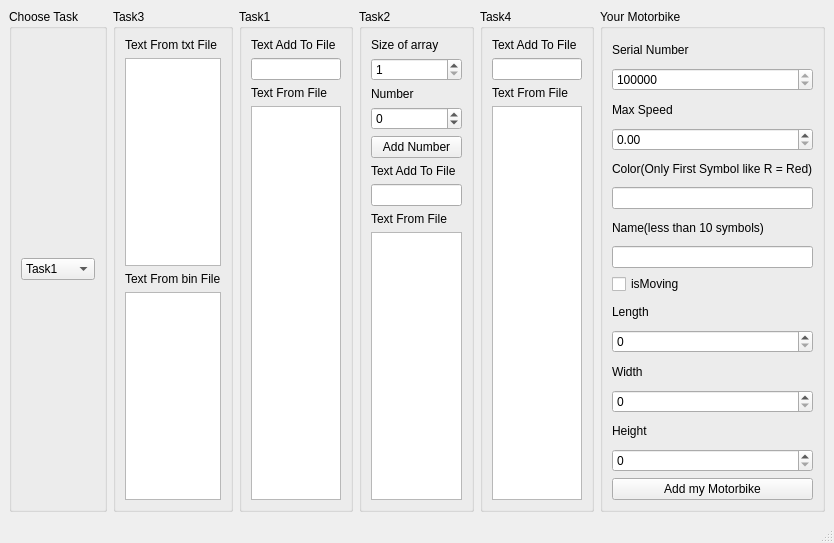
<?xml version="1.0" encoding="UTF-8"?>
<ui version="4.0">
 <class>MainWindow</class>
 <widget class="QMainWindow" name="MainWindow">
  <property name="geometry">
   <rect>
    <x>0</x>
    <y>0</y>
    <width>834</width>
    <height>543</height>
   </rect>
  </property>
  <property name="maximumSize">
   <size>
    <width>834</width>
    <height>543</height>
   </size>
  </property>
  <property name="windowTitle">
   <string>MainWindow</string>
  </property>
  <widget class="QWidget" name="centralwidget">
   <layout class="QHBoxLayout" name="horizontalLayout">
    <item>
     <widget class="QGroupBox" name="groupBox">
      <property name="title">
       <string>Choose Task</string>
      </property>
      <layout class="QVBoxLayout" name="verticalLayout_6">
       <item>
        <widget class="QComboBox" name="comboBox">
         <item>
          <property name="text">
           <string>Task1</string>
          </property>
         </item>
         <item>
          <property name="text">
           <string>Task2</string>
          </property>
         </item>
         <item>
          <property name="text">
           <string>Task3</string>
          </property>
         </item>
         <item>
          <property name="text">
           <string>Task4</string>
          </property>
         </item>
        </widget>
       </item>
      </layout>
     </widget>
    </item>
    <item>
     <widget class="QGroupBox" name="groupBoxTask3">
      <property name="title">
       <string>Task3</string>
      </property>
      <layout class="QVBoxLayout" name="verticalLayout_3">
       <item>
        <widget class="QLabel" name="label_7">
         <property name="text">
          <string>Text From txt File</string>
         </property>
        </widget>
       </item>
       <item>
        <widget class="QTextEdit" name="textEditTask3txt"/>
       </item>
       <item>
        <widget class="QLabel" name="label_8">
         <property name="text">
          <string>Text From bin File</string>
         </property>
        </widget>
       </item>
       <item>
        <widget class="QTextEdit" name="textEditTask3bin"/>
       </item>
      </layout>
     </widget>
    </item>
    <item>
     <widget class="QGroupBox" name="groupBoxTask1">
      <property name="title">
       <string>Task1</string>
      </property>
      <layout class="QVBoxLayout" name="verticalLayout_2">
       <item>
        <widget class="QLabel" name="label_2">
         <property name="text">
          <string>Text Add To File</string>
         </property>
        </widget>
       </item>
       <item>
        <widget class="QLineEdit" name="lineEditTask1"/>
       </item>
       <item>
        <widget class="QLabel" name="label">
         <property name="text">
          <string>Text From File</string>
         </property>
        </widget>
       </item>
       <item>
        <widget class="QTextEdit" name="textEditTask1"/>
       </item>
      </layout>
     </widget>
    </item>
    <item>
     <widget class="QGroupBox" name="groupBoxTask2">
      <property name="title">
       <string>Task2</string>
      </property>
      <layout class="QVBoxLayout" name="verticalLayout">
       <item>
        <widget class="QLabel" name="label_6">
         <property name="text">
          <string>Size of array</string>
         </property>
        </widget>
       </item>
       <item>
        <widget class="QSpinBox" name="spinBoxSize">
         <property name="minimum">
          <number>1</number>
         </property>
         <property name="maximum">
          <number>10</number>
         </property>
        </widget>
       </item>
       <item>
        <widget class="QLabel" name="label_5">
         <property name="text">
          <string>Number</string>
         </property>
        </widget>
       </item>
       <item>
        <widget class="QSpinBox" name="spinBoxNumber">
         <property name="minimum">
          <number>-99</number>
         </property>
        </widget>
       </item>
       <item>
        <widget class="QPushButton" name="pushButtonAddNember">
         <property name="text">
          <string>Add Number</string>
         </property>
        </widget>
       </item>
       <item>
        <widget class="QLabel" name="label_4">
         <property name="text">
          <string>Text Add To File</string>
         </property>
        </widget>
       </item>
       <item>
        <widget class="QLineEdit" name="lineEditTask2"/>
       </item>
       <item>
        <widget class="QLabel" name="label_3">
         <property name="text">
          <string>Text From File</string>
         </property>
        </widget>
       </item>
       <item>
        <widget class="QTextEdit" name="textEditTask2"/>
       </item>
      </layout>
     </widget>
    </item>
    <item>
     <widget class="QGroupBox" name="groupBoxTask4">
      <property name="title">
       <string>Task4</string>
      </property>
      <layout class="QVBoxLayout" name="verticalLayout_5">
       <item>
        <widget class="QLabel" name="label_16">
         <property name="text">
          <string>Text Add To File</string>
         </property>
        </widget>
       </item>
       <item>
        <widget class="QLineEdit" name="lineEditTask4"/>
       </item>
       <item>
        <widget class="QLabel" name="label_17">
         <property name="text">
          <string>Text From File</string>
         </property>
        </widget>
       </item>
       <item>
        <widget class="QTextEdit" name="textEditTask4"/>
       </item>
      </layout>
     </widget>
    </item>
    <item>
     <widget class="QGroupBox" name="groupBoxMotorbike">
      <property name="maximumSize">
       <size>
        <width>250</width>
        <height>1000</height>
       </size>
      </property>
      <property name="title">
       <string>Your Motorbike</string>
      </property>
      <layout class="QVBoxLayout" name="verticalLayout_4">
       <item>
        <widget class="QLabel" name="label_9">
         <property name="text">
          <string>Serial Number</string>
         </property>
        </widget>
       </item>
       <item>
        <widget class="QSpinBox" name="spinBoxSerialNumber">
         <property name="minimum">
          <number>100000</number>
         </property>
         <property name="maximum">
          <number>999999</number>
         </property>
        </widget>
       </item>
       <item>
        <widget class="QLabel" name="label_10">
         <property name="text">
          <string>Max Speed</string>
         </property>
        </widget>
       </item>
       <item>
        <widget class="QDoubleSpinBox" name="doubleSpinBoxMaxSpeed"/>
       </item>
       <item>
        <widget class="QLabel" name="label_11">
         <property name="text">
          <string>Color(Only First Symbol like R = Red)</string>
         </property>
        </widget>
       </item>
       <item>
        <widget class="QLineEdit" name="lineEditColor"/>
       </item>
       <item>
        <widget class="QLabel" name="label_12">
         <property name="text">
          <string>Name(less than 10 symbols)</string>
         </property>
        </widget>
       </item>
       <item>
        <widget class="QLineEdit" name="lineEditName"/>
       </item>
       <item>
        <widget class="QCheckBox" name="checkBox">
         <property name="text">
          <string>isMoving</string>
         </property>
        </widget>
       </item>
       <item>
        <widget class="QLabel" name="label_13">
         <property name="text">
          <string>Length</string>
         </property>
        </widget>
       </item>
       <item>
        <widget class="QSpinBox" name="spinBoxLength"/>
       </item>
       <item>
        <widget class="QLabel" name="label_14">
         <property name="text">
          <string>Width</string>
         </property>
        </widget>
       </item>
       <item>
        <widget class="QSpinBox" name="spinBoxWidth"/>
       </item>
       <item>
        <widget class="QLabel" name="label_15">
         <property name="text">
          <string>Height</string>
         </property>
        </widget>
       </item>
       <item>
        <widget class="QSpinBox" name="spinBoxHeight"/>
       </item>
       <item>
        <widget class="QPushButton" name="pushButtonAddBike">
         <property name="text">
          <string>Add my Motorbike</string>
         </property>
        </widget>
       </item>
      </layout>
     </widget>
    </item>
   </layout>
  </widget>
  <widget class="QMenuBar" name="menubar">
   <property name="geometry">
    <rect>
     <x>0</x>
     <y>0</y>
     <width>834</width>
     <height>22</height>
    </rect>
   </property>
  </widget>
  <widget class="QStatusBar" name="statusbar"/>
 </widget>
 <resources/>
 <connections/>
</ui>
